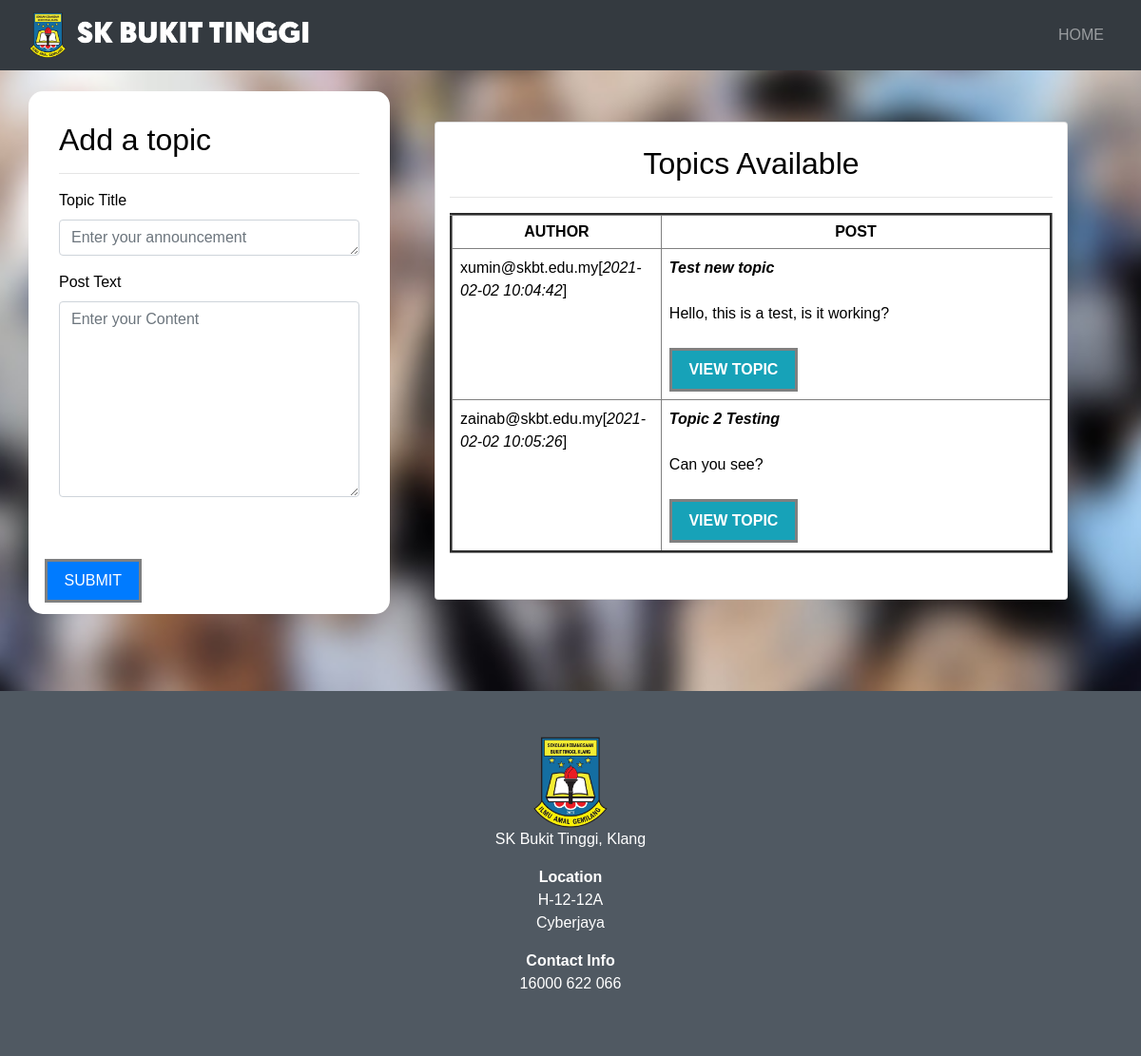
Page /discussion.php on the committed database.
### tables this page shows
CREATE TABLE `discussion_topic` (
  `Topic_id` int(11) NOT NULL,
  `Topic_title` varchar(150) NOT NULL,
  `Topic_time` datetime NOT NULL DEFAULT current_timestamp(),
  `TeachID` int(10) NOT NULL,
  `Topic_text` text NOT NULL
);

CREATE TABLE `teacher` (
  `TeachID` int(10) NOT NULL,
  `TeachFName` varchar(50) NOT NULL,
  `TeachLName` varchar(50) NOT NULL,
  `TeachGender` char(1) NOT NULL,
  `TeachAge` int(2) NOT NULL,
  `TeachEmail` varchar(30) NOT NULL,
  `TeachPass` varchar(20) NOT NULL,
  `TeachIC` varchar(12) NOT NULL,
  `IsAdmin` char(1) NOT NULL
);

### discussion.php (the view, shortened to what this page needs)
<?php
	$connect  = mysqli_connect("localhost", "root", "", "group11_db");
	$query = "SELECT Topic_id,Topic_title,TeachEmail,Topic_time, Topic_text FROM discussion_topic,teacher WHERE teacher.TeachID = discussion_topic.TeachID";
	$result = mysqli_query($connect, $query);
	$result2 = mysqli_query($connect, $query);
?>
<!DOCTYPE html>
<html lang = "en">
<head>
	<link rel="stylesheet" href="https://stackpath.bootstrapcdn.com/bootstrap/4.1.0/css/bootstrap.min.css">
	<link rel="stylesheet" href="stylesheet.css">
</head>
<body class="form">
	<div id="home">
		<nav class="navbar navbar-dark bg-dark navbar-expand-md fixed-top">
			<div class="container-fluid">
				<a class="navbar-brand" href="#"><img src="img/nav_logo.png" alt = ""> </a>
				<div class="collapse navbar-collapse" id="menu">
					<ul class="navbar-nav ml-auto">
						<li class="nav-item">
							<a class="nav-link" href="MainPageSKBT.php">HOME</a>
						</li>
					</ul>
				</div>
			</div>
		</nav>
	</div>
	<div class="container" id="formspace">
	<div class="row">
	 <div class="col-md-4" style = "background:white; 	padding:2em; 	border-radius:15px;  height: 550px;">
	  <div class="page-header">
		<h2>Add a topic</h2>
       </div>
	   <hr>
		<form method="post"  id="discussionForm" action="" enctype="multipart/form-data">
				<div class="form-group has-error">
					<label>Topic Title</label><br/>
					<textarea name="Topic_title" class = "form-control" rows="1" placeholder="Enter your announcement" required></textarea>
				</div>
				<div class="form-group has-error">
					<label>Post Text</label><br>
					<textarea name="Topic_text" class = "form-control" rows="8" placeholder="Enter your Content" required></textarea>
				</div>
				<br>
			<br>
			<div class = "row">
				<div class="col-md-10"></div>
				<button type="submit" class="btn btn-primary">Submit</button>
			</div>
		</form>
	</div>
	<?php
		$row = mysqli_fetch_array($result);
		if(empty($row)) {
	?>
			<div class="col-md-8">
			<div class="card text-center">
			<div class = "container">
			<br>
			<div class="page-header">
				<h2>No Topics Available</h2>
			</div>
			</div>
			</div>
			</div>
			<hr>
		<?php
		}
		else{
		?>
				<div class="col-md-8">
				<div class="card text-center">
				<div class = "container">
				<br>
				<div class="page-header">
					<h2>Topics Available</h2>
				</div>
				<hr>
				<table width=100% cellpadding=5 cellspacing=5 border=3>
				<tr>
					<th>AUTHOR</th>
					<th>POST</th>
				</tr>
				<?php
				while($row = mysqli_fetch_array($result2))
				{
				?>
					<tr>
						<td width=35% valign=top><?php echo $row["TeachEmail"]; ?>[<i><?php echo $row["Topic_time"]; ?></i>]</td>
						<td width=65% valign=top><b><i><?php echo $row["Topic_title"]; ?></b></i><br><br><?php echo $row["Topic_text"]; ?><br><br>
						<form role="form" method="get" action="">
							<button type="submit" name="view_topic" value="<?php echo $row["Topic_id"]; ?>" id="<?php echo $row["Topic_id"]; ?>" class="btn btn-info btn-xs" ><strong>VIEW TOPIC</strong></button></td>
					</tr>
				<?php
				}
				?>
				</table>
				<br>
				<br>
				</div>
				</div>
				</div>
		<?php
		}
		?>
</div>
</div>
<div class="container-fluid footer" id = "contacts">
<div class="row">
	<div class="col-md-3"></div>
	<div class="col-md-6 text text-center">
		<img alt="SKBT Logo" src="img/Logo_SKBT.png">
		<p>SK Bukit Tinggi, Klang</p>
		<strong>Location</strong>
		<p>H-12-12A<br>Cyberjaya</p>
		<strong>Contact Info</strong>
		<p>16000 622 066</p>
	</div>
</div>
</div>
</body>
</html>

### stylesheet.css (style rules this page uses)
body.form { font-size: 100%; overflow-x: hidden; font-family: sans-serif; color: black; background-image: url('img/c9c8.jpg'); background-position: center; background-repeat: no-repeat; background-size: cover; }
.btn { border: solid 1px grey; padding: 5px 10px 5px 10px; cursor: pointer; display: inline-block; }
#menu { float: right; }
#formspace { margin-top: 6em; margin-bottom: 4em; }
.footer .row { background-color: #505962; padding: 1rem 2rem 3rem; color: white; }
.footer img { height: 6rem; margin-top: 2rem; }
.navbar { text-transform: uppercase; background-color: #505962; }
.navbar-brand img { height: 3rem; }
.btn { border-width: medium; border-radius: 0; text-transform: uppercase; padding: .5rem 1.1rem; }
.card { margin: 2rem; }

### discussion.php (style rules this page uses)
td { text-align: left; padding: 8px; }

### rows in the picture
discussion_topic: TeachID.TeachEmail "xumin@skbt.edu.my", Topic_time "2021-02-02 10:04:42", Topic_title "Test new topic", Topic_text "Hello, this is a test, is it working?", $row["Topic_id"] 32 (drawn)
discussion_topic: TeachID.TeachEmail "zainab@skbt.edu.my", Topic_time "2021-02-02 10:05:26", Topic_title "Topic 2 Testing", Topic_text "Can you see?", $row["Topic_id"] 33 (drawn)
